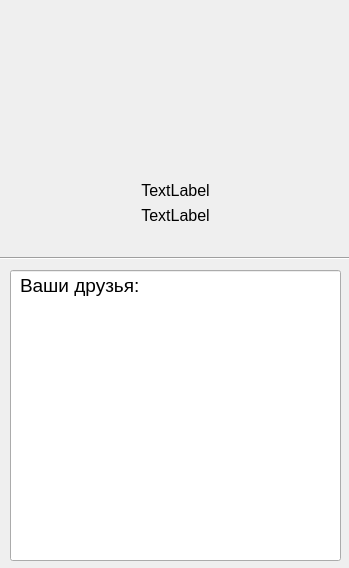
<?xml version="1.0" encoding="UTF-8"?>
<ui version="4.0">
 <class>profile_form</class>
 <widget class="QWidget" name="profile_form">
  <property name="geometry">
   <rect>
    <x>0</x>
    <y>0</y>
    <width>349</width>
    <height>568</height>
   </rect>
  </property>
  <property name="windowTitle">
   <string>Профиль</string>
  </property>
  <widget class="QLabel" name="profile_photo">
   <property name="geometry">
    <rect>
     <x>110</x>
     <y>20</y>
     <width>161</width>
     <height>151</height>
    </rect>
   </property>
   <property name="font">
    <font>
     <pointsize>10</pointsize>
    </font>
   </property>
   <property name="text">
    <string/>
   </property>
  </widget>
  <widget class="QLabel" name="name_label">
   <property name="geometry">
    <rect>
     <x>0</x>
     <y>180</y>
     <width>351</width>
     <height>21</height>
    </rect>
   </property>
   <property name="font">
    <font>
     <pointsize>12</pointsize>
    </font>
   </property>
   <property name="text">
    <string>TextLabel</string>
   </property>
   <property name="alignment">
    <set>Qt::AlignCenter</set>
   </property>
  </widget>
  <widget class="QLabel" name="surname_label">
   <property name="geometry">
    <rect>
     <x>0</x>
     <y>200</y>
     <width>351</width>
     <height>31</height>
    </rect>
   </property>
   <property name="font">
    <font>
     <pointsize>12</pointsize>
     <kerning>true</kerning>
    </font>
   </property>
   <property name="text">
    <string>TextLabel</string>
   </property>
   <property name="alignment">
    <set>Qt::AlignCenter</set>
   </property>
   <property name="textInteractionFlags">
    <set>Qt::LinksAccessibleByKeyboard</set>
   </property>
  </widget>
  <widget class="Line" name="line">
   <property name="geometry">
    <rect>
     <x>0</x>
     <y>250</y>
     <width>351</width>
     <height>16</height>
    </rect>
   </property>
   <property name="orientation">
    <enum>Qt::Horizontal</enum>
   </property>
  </widget>
  <widget class="QLineEdit" name="lineEdit">
   <property name="geometry">
    <rect>
     <x>10</x>
     <y>270</y>
     <width>331</width>
     <height>291</height>
    </rect>
   </property>
   <property name="readOnly">
    <bool>true</bool>
   </property>
  </widget>
  <widget class="QLabel" name="surname_label_2">
   <property name="geometry">
    <rect>
     <x>20</x>
     <y>270</y>
     <width>351</width>
     <height>31</height>
    </rect>
   </property>
   <property name="font">
    <font>
     <pointsize>14</pointsize>
     <kerning>true</kerning>
    </font>
   </property>
   <property name="text">
    <string>Ваши друзья:</string>
   </property>
  </widget>
 </widget>
 <resources/>
 <connections/>
</ui>
